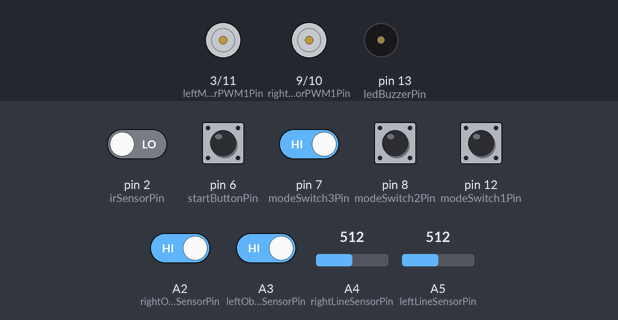
The sketch below on a simulated Arduino Nano, built with avr-gcc and run on an emulated ATmega328P. On the bench: motor-driver pin pairs drawn as motors (green arrow = first pin HIGH = forward, orange = second pin HIGH = backward, longer = more drive), buzzer (waves = sounding). Inputs (shaded band) come from the test bench; at power-on: A2 (rightObstacleSensorPin), A3 (leftObstacleSensorPin), pin 6 (startButtonPin), pin 7 (modeSwitch3Pin), pin 8 (modeSwitch2Pin), pin 12 (modeSwitch1Pin) HIGH, pin 2 (irSensorPin) LOW, A4 (rightLineSensorPin) = 512, A5 (leftLineSensorPin) = 512.

Above: at 1.5 s.
1.6 s: pin 6 (startButtonPin) pulled LOW for 0.15 s
At 1.7 s:
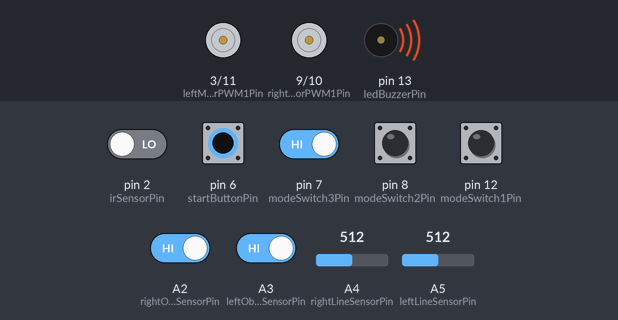
4.7 s: pin 2 (irSensorPin) driven HIGH and pin 7 (modeSwitch3Pin) driven LOW
At 6.46 s:
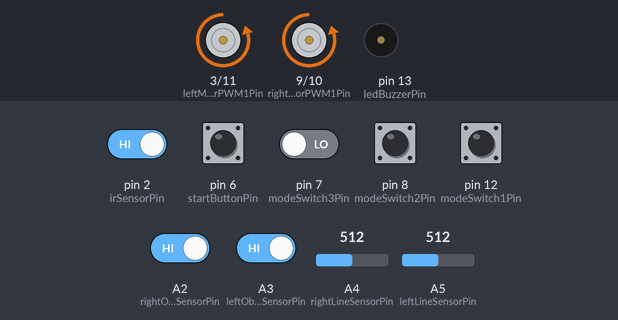
At 8.0 s:
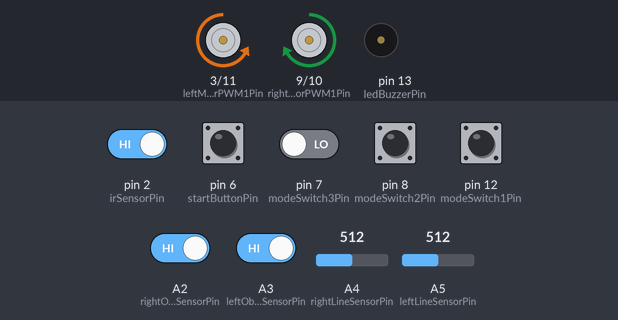
Timing chart, 0 to 9.5 s (numbered marks = the images above; inputs shaded):
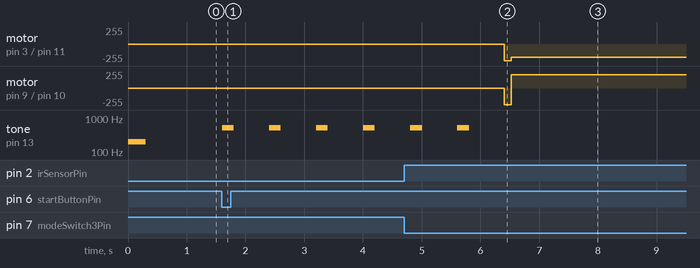

The sketch:

Sumo_Robot_Senju_Mini.ino
```cpp
#define leftMotorPWM1Pin 3
#define leftMotorPWM2Pin 11
#define rightMotorPWM1Pin 9
#define rightMotorPWM2Pin 10

#define leftLineSensorPin A5
#define rightLineSensorPin A4
#define leftObstacleSensorPin A3
#define rightObstacleSensorPin A2

#define ledBuzzerPin 13
#define startButtonPin 6
#define potentiometerPin A6
#define irSensorPin 2

#define modeSwitch1Pin 12
#define modeSwitch2Pin 8
#define modeSwitch3Pin 7

int lineSensorThreshold = 100;
int defaultSpeed = 20;
int irSensorState = 0;
int maximumMotorSpeed = 102;
int lastDirection = 5;

void setup() {
  Serial.begin(9600);

  pinMode(leftMotorPWM1Pin, OUTPUT);
  pinMode(leftMotorPWM2Pin, OUTPUT);
  pinMode(rightMotorPWM1Pin, OUTPUT);
  pinMode(rightMotorPWM2Pin, OUTPUT);

  pinMode(leftObstacleSensorPin, INPUT_PULLUP);
  pinMode(rightObstacleSensorPin, INPUT_PULLUP);
  pinMode(leftLineSensorPin, INPUT_PULLUP);
  pinMode(rightLineSensorPin, INPUT_PULLUP);

  pinMode(ledBuzzerPin, OUTPUT);
  pinMode(startButtonPin, INPUT_PULLUP);
  pinMode(potentiometerPin, INPUT_PULLUP);
  pinMode(irSensorPin, INPUT);

  pinMode(modeSwitch1Pin, INPUT_PULLUP);
  pinMode(modeSwitch2Pin, INPUT_PULLUP);
  pinMode(modeSwitch3Pin, INPUT_PULLUP);

  digitalWrite(ledBuzzerPin, LOW);
  digitalWrite(leftMotorPWM1Pin, LOW);
  digitalWrite(leftMotorPWM2Pin, LOW);
  digitalWrite(rightMotorPWM1Pin, LOW);
  digitalWrite(rightMotorPWM2Pin, LOW);

  tone(ledBuzzerPin, 200, 350);
  delay(300);
  noTone(ledBuzzerPin);

  tone(ledBuzzerPin, 300, 200);
  tone(ledBuzzerPin, 4000, 500);
  noTone(ledBuzzerPin);

  //calibrateLineSensors();
}

void loop() {
Wait:
  //lineSensorThreshold = analogRead(potentiometerPin);

  // Line detection and buzzer alert
  if (analogRead(leftLineSensorPin) < lineSensorThreshold || analogRead(rightLineSensorPin) < lineSensorThreshold) {
    tone(ledBuzzerPin, 300, 10);
  } else if (digitalRead(leftObstacleSensorPin) == LOW || digitalRead(rightObstacleSensorPin) == LOW) {
    digitalWrite(ledBuzzerPin, HIGH);
  } else {
    noTone(ledBuzzerPin);
    digitalWrite(ledBuzzerPin, LOW);
  }

  // Start via IR sensor
  if (digitalRead(irSensorPin) == 1) {
    irSensorState = 1;
    handleOperatingMode();
    noTone(ledBuzzerPin);
    goto Start;
  }

  // Start via button
  if (digitalRead(startButtonPin) == 0) {
    for (int i = 0; i < 6; i++) {
      controlMotors(0, 0, 1);
      tone(ledBuzzerPin, 523, 200);
      delay(200);
      noTone(ledBuzzerPin);
      delay(600);
    }
    handleOperatingMode();
    noTone(ledBuzzerPin);
    goto Start;
  }

  goto Wait;

Start:
  // Exit control
  if (digitalRead(irSensorPin) == 0 && irSensorState == 1) {
    controlMotors(0, 0, 1);
    irSensorState = 0;
    goto Wait;
  }

  if (analogRead(leftLineSensorPin) > 900 && analogRead(rightLineSensorPin) > 900) {
    // Stay inside control
    if (digitalRead(leftObstacleSensorPin) == LOW && digitalRead(rightObstacleSensorPin) == LOW) {
      controlMotors(maximumMotorSpeed, maximumMotorSpeed, 1);
    } else if (digitalRead(leftObstacleSensorPin) == LOW && digitalRead(rightObstacleSensorPin) == HIGH) {
      controlMotors(maximumMotorSpeed, maximumMotorSpeed, 1);
      lastDirection = 7;
    } else if (digitalRead(leftObstacleSensorPin) == HIGH && digitalRead(rightObstacleSensorPin) == LOW) {
      controlMotors(maximumMotorSpeed, maximumMotorSpeed, 1);
      lastDirection = 3;
    } else {
      if (lastDirection == 7) {
        controlMotors(-70, 70, 2);
      } else if (lastDirection == 3) {
        controlMotors(70, -70, 2);
      }
    }
  } else {
    if (analogRead(leftLineSensorPin) < lineSensorThreshold && analogRead(rightLineSensorPin) > 900) {
      controlMotors(-102, -102, 150);
      controlMotors(102, -102, 100);
    } else if (analogRead(leftLineSensorPin) > 900 && analogRead(rightLineSensorPin) < lineSensorThreshold) {
      controlMotors(-102, -102, 150);
      controlMotors(-102, 102, 100);
    } else if (analogRead(leftLineSensorPin) < lineSensorThreshold && analogRead(rightLineSensorPin) < lineSensorThreshold) {
      if (lastDirection == 3) {
        controlMotors(-102, -102, 150);
        controlMotors(102, -102, 100);
      } else if (lastDirection == 7) {
        controlMotors(-102, -102, 150);
        controlMotors(-102, 102, 100);
      }
    }
  }

  goto Start;
}

void controlMotors(float leftMotorSpeed, float rightMotorSpeed, int duration) {
  leftMotorSpeed = leftMotorSpeed * 2.5;
  rightMotorSpeed = rightMotorSpeed * 2.5;

  if (leftMotorSpeed >= 0) {
    digitalWrite(leftMotorPWM1Pin, LOW);
    analogWrite(leftMotorPWM2Pin, leftMotorSpeed);
  } else {
    leftMotorSpeed = abs(leftMotorSpeed);
    analogWrite(leftMotorPWM1Pin, leftMotorSpeed);
    digitalWrite(leftMotorPWM2Pin, LOW);
  }

  if (rightMotorSpeed >= 0) {
    analogWrite(rightMotorPWM1Pin, rightMotorSpeed);
    digitalWrite(rightMotorPWM2Pin, LOW);
  } else {
    rightMotorSpeed = abs(rightMotorSpeed);
    digitalWrite(rightMotorPWM1Pin, LOW);
    analogWrite(rightMotorPWM2Pin, rightMotorSpeed);
  }
  delay(duration);
}

void handleOperatingMode() {
  if (digitalRead(modeSwitch1Pin) == 0 && digitalRead(modeSwitch2Pin) == 1 && digitalRead(modeSwitch3Pin) == 1) {
    controlMotors(-40, 40, 120);
    controlMotors(40, 40, 20);
    lastDirection = 7;
  } else if (digitalRead(modeSwitch1Pin) == 0 && digitalRead(modeSwitch2Pin) == 0 && digitalRead(modeSwitch3Pin) == 1) {
    controlMotors(50, 80, 170);
    lastDirection = 7;
  } else if (digitalRead(modeSwitch1Pin) == 1 && digitalRead(modeSwitch2Pin) == 1 && digitalRead(modeSwitch3Pin) == 0) {
    controlMotors(100, -100, 120);
    controlMotors(80, 80, 20);
    lastDirection = 3;
  } else if (digitalRead(modeSwitch1Pin) == 1 && digitalRead(modeSwitch2Pin) == 0 && digitalRead(modeSwitch3Pin) == 0) {
    controlMotors(80, 80, 170);
    lastDirection = 3;
  }
}

void calibrateLineSensors() {
  int minSensorValue = 1023, maxSensorValue = 0;

  for (int i = 0; i < 100; i++) {
    int currentSensorValue = analogRead(leftLineSensorPin);
    if (currentSensorValue > maxSensorValue) maxSensorValue = currentSensorValue;
    if (currentSensorValue < minSensorValue) minSensorValue = currentSensorValue;
    delay(10);
  }

  lineSensorThreshold = (minSensorValue + maxSensorValue) / 2;
  Serial.print("Line Sensor Threshold Value: ");
  Serial.println(lineSensorThreshold);
}
```

Measured:
- after the input at 1.6 s, tone on pin 13 (ledBuzzerPin): alternates 523 Hz for 0.20 s and silent for 0.60 s, starting at once
- after the input at 4.7 s, motor on pin 3 (leftMotorPWM1Pin) / pin 11 (leftMotorPWM2Pin): stopped → backward 250/255 after 1.7 s, → backward 200/255 0.12 s later; motor on pin 9 (rightMotorPWM1Pin) / pin 10 (rightMotorPWM2Pin): stopped → backward 250/255 after 1.7 s, → forward 200/255 0.12 s later
